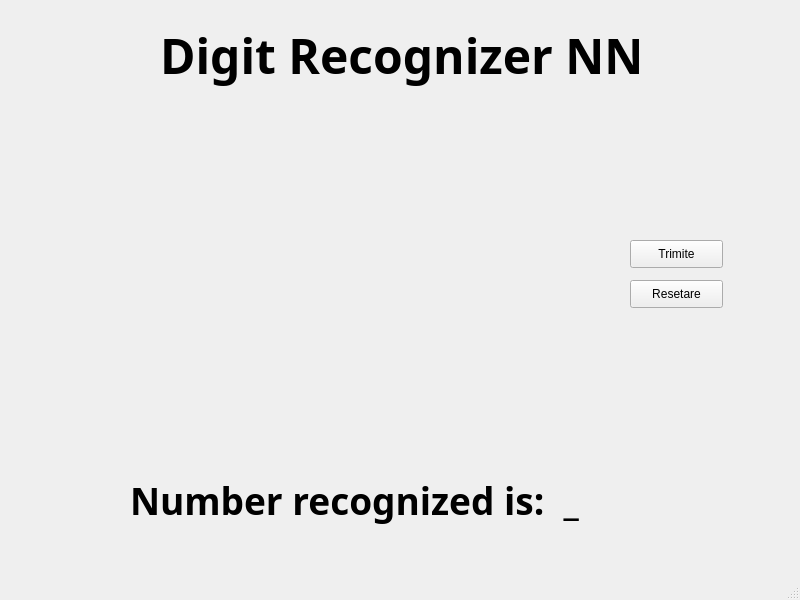
<?xml version="1.0" encoding="UTF-8"?>
<ui version="4.0">
 <class>MainWindow</class>
 <widget class="QMainWindow" name="MainWindow">
  <property name="windowModality">
   <enum>Qt::NonModal</enum>
  </property>
  <property name="geometry">
   <rect>
    <x>0</x>
    <y>0</y>
    <width>800</width>
    <height>600</height>
   </rect>
  </property>
  <property name="windowTitle">
   <string>Digit Recognizer</string>
  </property>
  <property name="documentMode">
   <bool>false</bool>
  </property>
  <property name="unifiedTitleAndToolBarOnMac">
   <bool>false</bool>
  </property>
  <widget class="QWidget" name="centralwidget">
   <widget class="QLabel" name="titleLabel">
    <property name="geometry">
     <rect>
      <x>160</x>
      <y>10</y>
      <width>501</width>
      <height>91</height>
     </rect>
    </property>
    <property name="font">
     <font>
      <family>Bahnschrift SemiBold SemiConden</family>
      <pointsize>36</pointsize>
      <weight>75</weight>
      <bold>true</bold>
     </font>
    </property>
    <property name="text">
     <string>Digit Recognizer NN</string>
    </property>
   </widget>
   <widget class="QPushButton" name="guessButton">
    <property name="geometry">
     <rect>
      <x>630</x>
      <y>240</y>
      <width>93</width>
      <height>28</height>
     </rect>
    </property>
    <property name="text">
     <string>Trimite</string>
    </property>
   </widget>
   <widget class="QPushButton" name="resetButton">
    <property name="geometry">
     <rect>
      <x>630</x>
      <y>280</y>
      <width>93</width>
      <height>28</height>
     </rect>
    </property>
    <property name="text">
     <string>Resetare</string>
    </property>
   </widget>
   <widget class="QLabel" name="guessLabel">
    <property name="geometry">
     <rect>
      <x>130</x>
      <y>470</y>
      <width>561</width>
      <height>61</height>
     </rect>
    </property>
    <property name="font">
     <font>
      <family>Bahnschrift SemiBold</family>
      <pointsize>28</pointsize>
      <weight>75</weight>
      <bold>true</bold>
     </font>
    </property>
    <property name="text">
     <string>Number recognized is:  _</string>
    </property>
   </widget>
  </widget>
  <widget class="QStatusBar" name="statusbar"/>
 </widget>
 <resources/>
 <connections/>
</ui>
